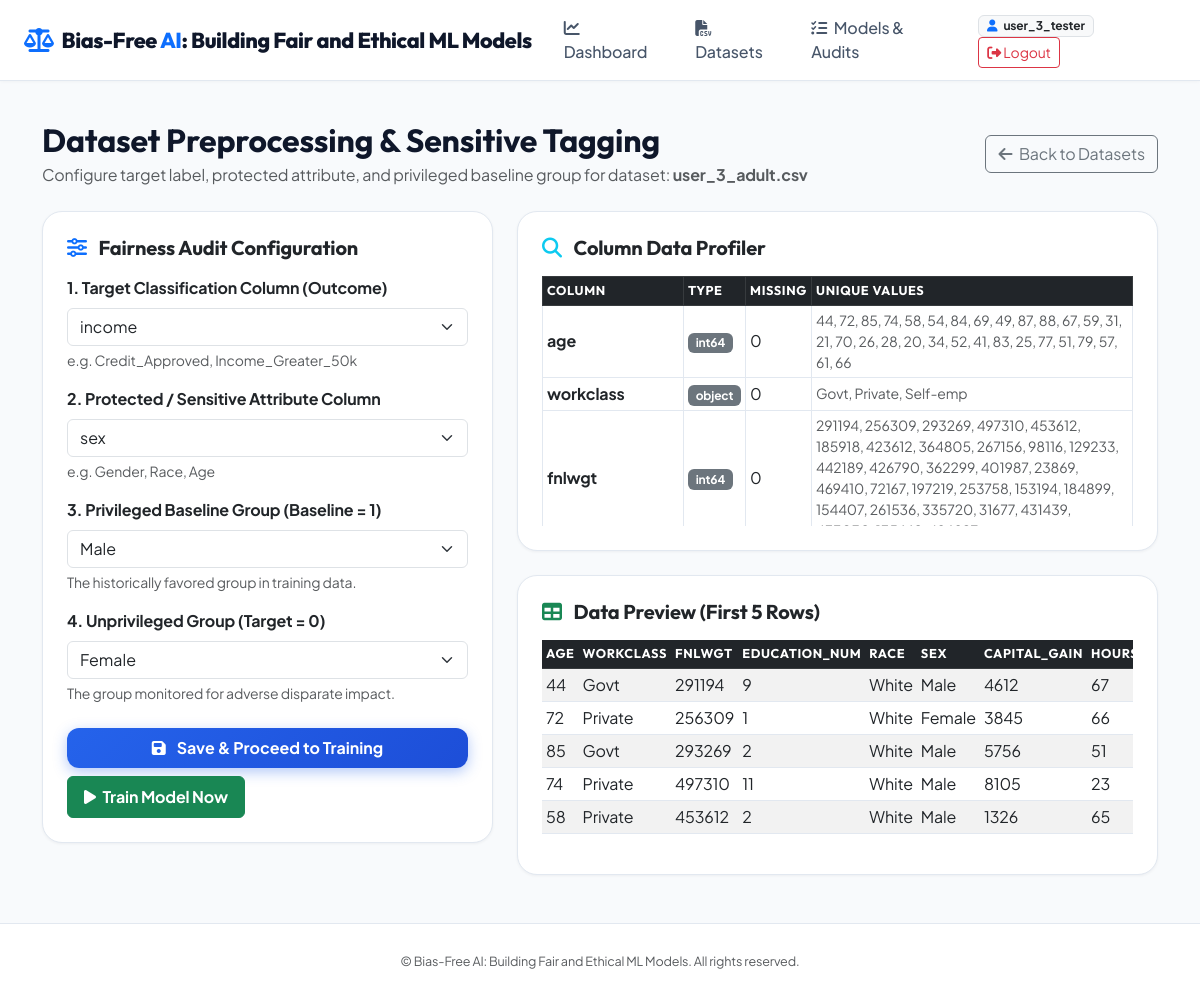
Screenshot of /preprocess/30 (signed in) with the database file from the repository.
### tables this page shows
CREATE TABLE datasets (
    id INTEGER PRIMARY KEY AUTOINCREMENT,
    user_id INTEGER NOT NULL,
    filename VARCHAR(255) NOT NULL,
    filepath VARCHAR(255) NOT NULL,
    row_count INTEGER DEFAULT 0,
    column_count INTEGER DEFAULT 0,
    target_column VARCHAR(100),
    sensitive_column VARCHAR(100),
    privileged_group VARCHAR(100),
    unprivileged_group VARCHAR(100),
    uploaded_at TIMESTAMP DEFAULT CURRENT_TIMESTAMP, csv_content TEXT,
    FOREIGN KEY (user_id) REFERENCES users(id) ON DELETE CASCADE
);

### app.py (the view)
@app.route('/preprocess/<int:dataset_id>')
@login_required
def preprocess_page(dataset_id):
    ds = get_dataset_by_id(dataset_id)
    if not ds:
        flash('Dataset not found.', 'error')
        return redirect(url_for('upload_page'))
    try:
        info = inspect_dataset(ds['filepath'])
        return render_template('preprocess.html', dataset=ds, info=info)
    except Exception as e:
        flash(f"Unable to load dataset details: {str(e)}", 'error')
        return redirect(url_for('upload_page'))

### app.py (called while the page is built)
def login_required(f):
    from functools import wraps
    @wraps(f)
    def decorated_function(*args, **kwargs):
        if 'user_id' not in session:
            flash('Please log in to access this page.', 'warning')
            return redirect(url_for('login_page'))
        return f(*args, **kwargs)
    return decorated_function

### models/auth.py (called while the page is built)
def get_db_connection():
    db_url = os.environ.get('DATABASE_URL')
    if db_url and HAS_PSYCOPG2:
        conn = psycopg2.connect(db_url)
        return Psycopg2ConnectionWrapper(conn)
    conn = sqlite3.connect(Config.DATABASE_PATH, timeout=30.0)
    conn.row_factory = sqlite3.Row
    return conn

### models/dataset_manager.py (called while the page is built)
def get_dataset_by_id(dataset_id):
    conn = get_db_connection()
    cursor = conn.cursor()
    cursor.execute("SELECT * FROM datasets WHERE id = ?", (dataset_id,))
    ds = cursor.fetchone()
    conn.close()
    return dict(ds) if ds else None

def inspect_dataset(filepath):
    df = load_dataset_dataframe(filepath)
    preview_rows = df.head(10).to_dict(orient='records')
    columns = list(df.columns)
    column_stats = {}
    for col in columns:
        unique_vals = list(df[col].dropna().unique())[:30]
        unique_vals_str = [str(v) for v in unique_vals]
        column_stats[col] = {
            'dtype': str(df[col].dtype),
            'missing': int(df[col].isnull().sum()),
            'unique_count': int(df[col].nunique()),
            'sample_values': unique_vals_str
        }
    return {
        'total_rows': len(df),
        'total_cols': len(df.columns),
        'columns': columns,
        'column_stats': column_stats,
        'preview': preview_rows
    }

### templates/preprocess.html (shortened to what this page needs)
{% extends "base.html" %}
{% block content %}
<div class="container py-4">
    <div class="d-flex justify-content-between align-items-center mb-4">
        <div>
            <h2 class="fw-bold mb-1">Dataset Preprocessing & Sensitive Tagging</h2>
            <p class="text-muted mb-0">Configure target label, protected attribute, and privileged baseline group for dataset: <strong>{{ dataset.filename }}</strong></p>
        </div>
        <a href="{{ url_for('upload_page') }}" class="btn btn-outline-secondary"><i class="fa-solid fa-arrow-left me-1"></i> Back to Datasets</a>
    </div>
    <div class="row g-4 mb-4">
        <div class="col-md-5">
            <div class="card card-custom p-4">
                <h5 class="fw-bold mb-3"><i class="fa-solid fa-sliders text-primary me-2"></i> Fairness Audit Configuration</h5>
                <form action="{{ url_for('save_preprocess_config', dataset_id=dataset.id) }}" method="POST">
                    <div class="mb-3">
                        <label class="form-label fw-bold">1. Target Classification Column (Outcome)</label>
                        <select name="target_column" class="form-select" required>
                            {% for col in info.columns %}
                                <option value="{{ col }}" {% if col == dataset.target_column %}selected{% endif %}>{{ col }}</option>
                            {% endfor %}
                        </select>
                        <div class="form-text">e.g. Credit_Approved, Income_Greater_50k</div>
                    </div>
                    <div class="mb-3">
                        <label class="form-label fw-bold">2. Protected / Sensitive Attribute Column</label>
                        <select name="sensitive_column" id="sensitive_column" class="form-select" required onchange="updateGroupOptions()">
                            {% for col in info.columns %}
                                <option value="{{ col }}" {% if col == dataset.sensitive_column %}selected{% endif %}>{{ col }}</option>
                            {% endfor %}
                        </select>
                        <div class="form-text">e.g. Gender, Race, Age</div>
                    </div>
                    <div class="mb-3">
                        <label class="form-label fw-bold">3. Privileged Baseline Group (Baseline = 1)</label>
                        <select name="privileged_group" id="privileged_group" class="form-select" required>
                            <option value="{{ dataset.privileged_group or 'Male' }}">{{ dataset.privileged_group or 'Male' }}</option>
                        </select>
                        <div class="form-text">The historically favored group in training data.</div>
                    </div>
                    <div class="mb-4">
                        <label class="form-label fw-bold">4. Unprivileged Group (Target = 0)</label>
                        <select name="unprivileged_group" id="unprivileged_group" class="form-select" required>
                            <option value="{{ dataset.unprivileged_group or 'Female' }}">{{ dataset.unprivileged_group or 'Female' }}</option>
                        </select>
                        <div class="form-text">The group monitored for adverse disparate impact.</div>
                    </div>
                    <div class="d-flex gap-2 flex-wrap">
                        <button type="submit" class="btn btn-primary-custom flex-grow-1 py-2 fw-bold">
                            <i class="fa-solid fa-floppy-disk me-2"></i> Save &amp; Proceed to Training
                        </button>
                        <a href="{{ url_for('train_page', dataset_id=dataset.id) }}" class="btn btn-success py-2 fw-bold px-3" title="Skip configuration and train model directly">
                            <i class="fa-solid fa-play me-1"></i> Train Model Now
                        </a>
                    </div>
                </form>
            </div>
        </div>
        <div class="col-md-7">
            <div class="card card-custom p-4 mb-4">
                <h5 class="fw-bold mb-3"><i class="fa-solid fa-magnifying-glass me-2 text-info"></i> Column Data Profiler</h5>
                <div class="table-responsive" style="max-height: 250px;">
                    <table class="table table-sm table-bordered align-middle">
                        <thead class="table-dark">
                            <tr>
                                <th>Column</th>
                                <th>Type</th>
                                <th>Missing</th>
                                <th>Unique Values</th>
                            </tr>
                        </thead>
                        <tbody>
                            {% for col, stats in info.column_stats.items() %}
                            <tr>
                                <td class="fw-bold">{{ col }}</td>
                                <td><span class="badge bg-secondary">{{ stats.dtype }}</span></td>
                                <td>{{ stats.missing }}</td>
                                <td class="small text-muted">{{ stats.sample_values | join(', ') }}</td>
                            </tr>
                            {% endfor %}
                        </tbody>
                    </table>
                </div>
            </div>
            <div class="card card-custom p-4">
                <h5 class="fw-bold mb-3"><i class="fa-solid fa-table me-2 text-success"></i> Data Preview (First 5 Rows)</h5>
                <div class="table-responsive">
                    <table class="table table-sm table-striped">
                        <thead class="table-dark">
                            <tr>
                                {% for col in info.columns %}
                                    <th>{{ col }}</th>
                                {% endfor %}
                            </tr>
                        </thead>
                        <tbody>
                            {% for row in info.preview[:5] %}
                            <tr>
                                {% for col in info.columns %}
                                    <td>{{ row[col] }}</td>
                                {% endfor %}
                            </tr>
                            {% endfor %}
                        </tbody>
                    </table>
                </div>
            </div>
        </div>
    </div>
</div>
{% endblock %}

### static/css/style.css (style rules this page uses)
:root { --primary-color: #2563eb; --primary-hover: #1d4ed8; --secondary-color: #475569; --accent-glow: rgba(37, 99, 235, 0.12); --success-color: #10b981; --warning-color: #f59e0b; --danger-color: #ef4444; --bg-gradient: #f8fafc; --card-bg: #ffffff; --card-border: #e2e8f0; --card-shadow: 0 1px 3px rgba(15, 23, 42, 0.05); }
body { font-family: 'Plus Jakarta Sans', system-ui, -apple-system, sans-serif; background: #f8fafc; color: #0f172a; min-height: 100vh; display: flex; flex-direction: column; letter-spacing: -0.01em; }
h1, h2, h3, h4, h5, h6, .hero-title, .navbar-brand { font-family: 'Outfit', sans-serif; }
.card-custom { background: var(--card-bg); border: 1px solid var(--card-border); border-radius: 1.25rem; box-shadow: var(--card-shadow); transition: transform 0.25s ease, box-shadow 0.25s ease, border-color 0.25s ease; }
.btn-primary-custom { background: linear-gradient(135deg, #2563eb 0%, #1d4ed8 100%); color: white; border: none; padding: 0.65rem 1.5rem; border-radius: 0.75rem; font-weight: 700; box-shadow: 0 4px 14px rgba(37, 99, 235, 0.35); transition: all 0.25s cubic-bezier(0.4, 0, 0.2, 1); }
.table { border-color: #e2e8f0; }
.table th { font-family: 'Outfit', sans-serif; font-weight: 700; text-transform: uppercase; font-size: 0.8rem; letter-spacing: 0.05em; }

### rows the page displays
datasets: filename "user_3_adult.csv", target_column "income", sensitive_column "sex"

### other values shown
{{ session.username }} "user_3_tester"
{{ col }} "age" "workclass" "fnlwgt"
{{ stats.dtype }} "int64" "object" "int64"
{{ stats.missing }} "0" "0" "0"
{{ stats.sample_values | join(', ') }} "44, 72, 85, 74, 58, 54, 84, 69, 49, 87, 88, 67, 59, 31, 21, 70, 26, 28, 20, 34, 52, 41, 83, 25, 77, 51, 79, 57, 61, 66" "Govt, Private, Self-emp"
{{ col }} "AGE" "WORKCLASS" "FNLWGT" "EDUCATION_NUM" "RACE" "SEX" "CAPITAL_GAIN"
{{ row[col] }} "44" "Govt" "291194" "9" "White" "Male" "4612" "67" "72" "Private" "256309" "1" "White" "Female" "3845" "66" "85" "Govt" "293269" "2" "White" "Male" "5756" "51" "74" "Private" "497310" "11" "White" "Male" "8105" "23" "58" "Private" "453612" "2" "White" "Male" "1326" "65"
